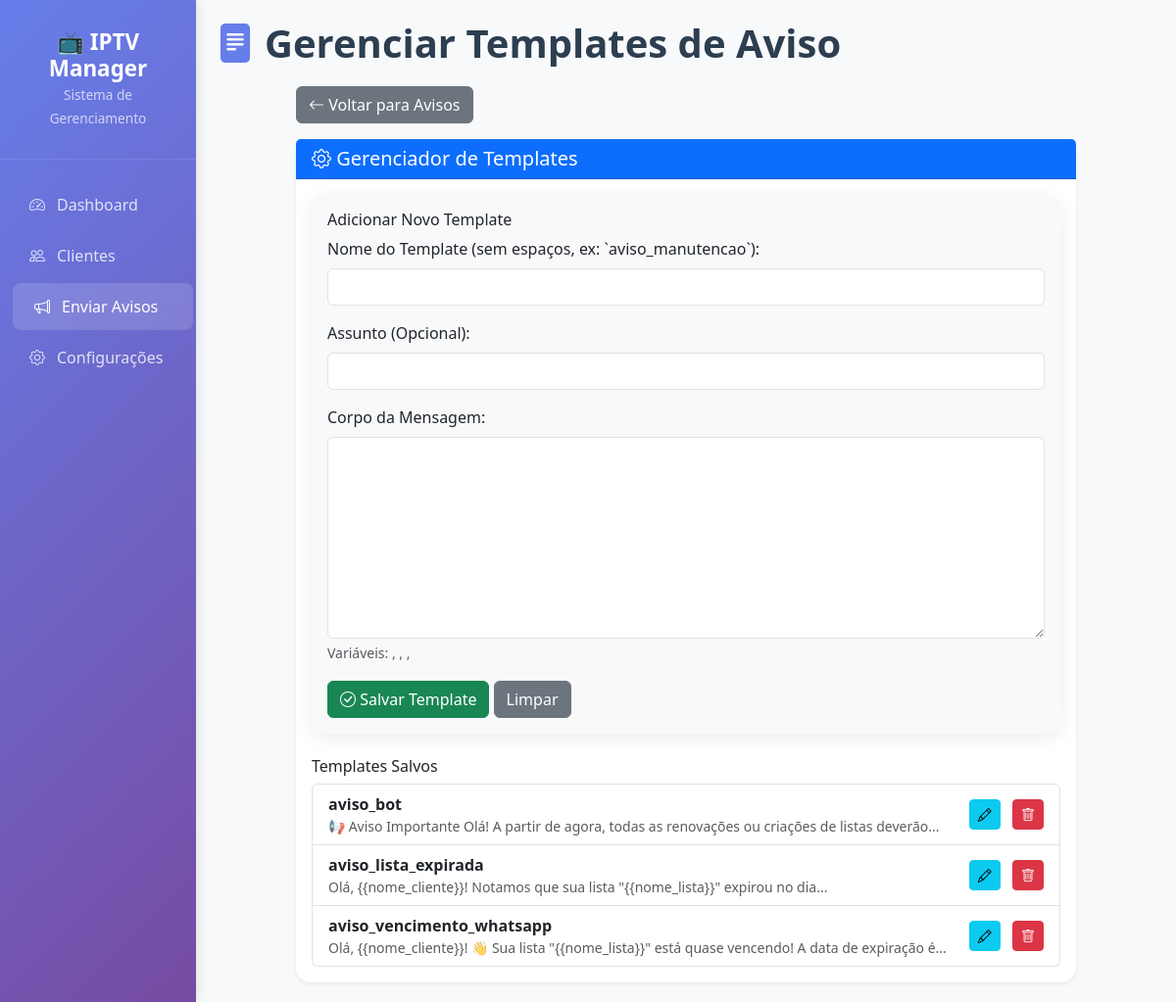
/avisos/templates, run on the app's committed database.
### tables this page shows
CREATE TABLE templates_avisos (
                    id INTEGER PRIMARY KEY AUTOINCREMENT,
                    nome TEXT UNIQUE NOT NULL,
                    assunto TEXT,
                    corpo TEXT NOT NULL,
                    tipo TEXT DEFAULT 'whatsapp', -- 'whatsapp', 'email', etc.
                    data_criacao DATETIME DEFAULT CURRENT_TIMESTAMP,
                    data_atualizacao DATETIME DEFAULT CURRENT_TIMESTAMP
                );

### dashboard.py (the view)
@app.route("/avisos/templates")
def gerenciar_templates_page():
    try:
        conn = db.get_connection()
        templates_raw = conn.execute("SELECT * FROM templates_avisos ORDER BY nome ASC").fetchall()
        conn.close()
        templates = [dict(t) for t in templates_raw]
        return render_template("gerenciar_templates.html", templates=templates)
    except Exception as e:
        flash(f"Erro ao carregar templates: {str(e)}", "error")
        return redirect(url_for("avisos"))

### dashboard.py (called while the page is built)
def add_no_cache_headers(response):
    response.headers['Cache-Control'] = 'no-cache, no-store, must-revalidate, max-age=0'
    response.headers['Pragma'] = 'no-cache'
    response.headers['Expires'] = '0'
    response.headers['Last-Modified'] = datetime.now().strftime('%a, %d %b %Y %H:%M:%S GMT')
    response.headers['ETag'] = str(int(time.time()))
    return response

@app.after_request
def after_request(response):
    return add_no_cache_headers(response)

### database.py (called while the page is built)
    def get_connection(self):
        conn = sqlite3.connect(self.db_path, timeout=10)
        conn.row_factory = sqlite3.Row
        return conn

### templates/gerenciar_templates.html (shortened to what this page needs)
{% extends "base.html" %}
{% block nav_avisos %}active{% endblock %}
{% block page_title %}Gerenciar Templates de Aviso{% endblock %}
{% block page_icon %}<i class="bi bi-file-text-fill"></i>{% endblock %}
{% block content %}
<div class="row justify-content-center">
    <div class="col-xl-10">
        <div class="mb-3">
            <a href="{{ url_for('avisos') }}" class="btn btn-secondary">
                <i class="bi bi-arrow-left"></i> Voltar para Avisos
            </a>
        </div>
        <div class="card shadow-sm">
            <div class="card-header bg-primary text-white">
                <h5 class="mb-0"><i class="bi bi-gear"></i> Gerenciador de Templates</h5>
            </div>
            <div class="card-body">
                <div class="card bg-light p-3 mb-4">
                    <h6 id="form-title">Adicionar Novo Template</h6>
                    <form id="formTemplate">
                        <div class="mb-3">
                            <label for="templateNome" class="form-label">Nome do Template (sem espaços, ex: `aviso_manutencao`):</label>
                            <input type="text" class="form-control" id="templateNome" required>
                        </div>
                        <div class="mb-3">
                            <label for="templateAssunto" class="form-label">Assunto (Opcional):</label>
                            <input type="text" class="form-control" id="templateAssunto">
                        </div>
                        <div class="mb-3">
                            <label for="templateCorpo" class="form-label">Corpo da Mensagem:</label>
                            <textarea class="form-control" id="templateCorpo" rows="8" required></textarea>
                            <div class="form-text">Variáveis: <code>{{nome_cliente}}</code>, <code>{{nome_lista}}</code>, <code>{{data_vencimento}}</code>, <code>{{dias_restantes}}</code></div>
                        </div>
                        <button type="submit" class="btn btn-success"><i class="bi bi-check-circle"></i> Salvar Template</button>
                        <button type="button" class="btn btn-secondary" onclick="limparFormularioTemplate()">Limpar</button>
                    </form>
                </div>
                <h6>Templates Salvos</h6>
                <ul class="list-group" id="listaTemplatesExistentes">
                    {% for t in templates %}
                    <li class="list-group-item d-flex justify-content-between align-items-center">
                        <div>
                            <strong>{{ t.nome }}</strong>
                            <p class="mb-0 text-muted small">{{ t.corpo | truncate(100) }}</p>
                        </div>
                        <div>
                            <button class="btn btn-sm btn-info me-2" onclick="editarTemplate('{{ t.nome }}', '{{ t.assunto }}', '{{ t.corpo | tojson | safe }}')"><i class="bi bi-pencil"></i></button>
                            <button class="btn btn-sm btn-danger" onclick="excluirTemplate('{{ t.nome }}')"><i class="bi bi-trash"></i></button>
                        </div>
                    </li>
                    {% else %}
                    <li class="list-group-item text-center text-muted">Nenhum template salvo.</li>
                    {% endfor %}
                </ul>
            </div>
        </div>
    </div>
</div>
{% endblock %}

### templates/base.html (style rules this page uses)
.card { border: none; border-radius: 15px; box-shadow: 0 4px 20px rgba(0,0,0,0.08); transition: all 0.3s ease; }
body { background-color: #f8f9fa; }
.page-title i { margin-right: 10px; color: #667eea; }

### data on the page
templates_avisos: nome "aviso_bot", corpo "📢 Aviso Importante Olá! A partir de agora, todas as renovações ou criações de listas deverão..."
templates_avisos: nome "aviso_lista_expirada", corpo "Olá, {{nome_cliente}}! Notamos que sua lista \"{{nome_lista}}\" expirou no dia..."
templates_avisos: nome "aviso_vencimento_whatsapp", corpo "Olá, {{nome_cliente}}! 👋 Sua lista \"{{nome_lista}}\" está quase vencendo! A data de expiração é..."
